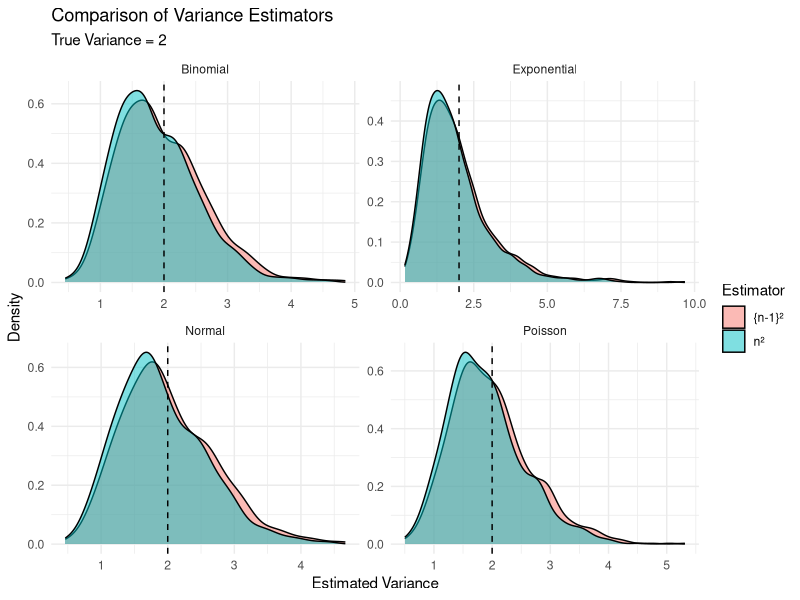
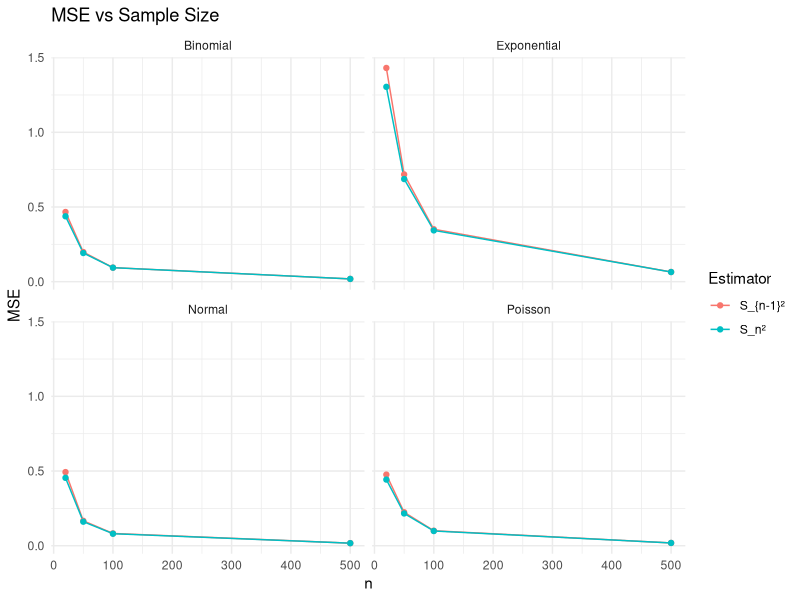

Here is the R script that generated these plots, in order:
## ---- chunk 1
#| echo: false

default_chunk_hook  <- knitr::knit_hooks$get("chunk")

latex_font_size <- c("Huge", "huge", "LARGE", "Large", 
                     "large", "normalsize", "small", 
                     "footnotesize", "scriptsize", "tiny")

knitr::knit_hooks$set(chunk = function(x, options) {
  x <- default_chunk_hook(x, options)
  if(options$size %in% latex_font_size) {
    paste0("\n \\", options$size, "\n\n", 
      x, 
      "\n\n \\normalsize"
    )
  } else {
    x
  }
})
## ---- chunk 2
#| label: load-packages
#| include: false
library(tidyverse)
library(patchwork)
## ---- chunk 3
#| echo: false
set.seed(7272)
n = 20
sim = 1000
sample_v1 = numeric(sim)
sample_v = numeric(sim)
true = 2

# Poisson lambda = 2
lambda = 2
for (i in 1:sim){
    distP = rpois(n, lambda)
    sample_v1[i] = var(distP)
    sample_v[i] = mean((distP - mean(distP))^2)
}
bias1 = round(mean(sample_v1) - true, 4)
variance1  = round(var(sample_v1), 4)
precision1 = round(1 / variance1, 4)
mse1 = round(bias1^2 + variance1, 4)

bias = round(mean(sample_v) - true, 4)
variance  = round(var(sample_v), 4)
precision = round(1 / variance, 4)
mse = round(bias^2 + variance, 4)

dfP = tibble(
Distribution = "Poisson",
    BiasN_1 = bias1,
    VarianceN_1 = variance1,
    PrecisionN_1 = precision1,
    MSEN_1 = mse1,
    Bias = bias,
    Variance = variance,
    Precision = precision,
    MSE = mse
)
valuesP = sample_v
valuesP1 = sample_v1


# Binomial n = 50, p = (5 - root21)/10
B_n = 50
p = (5 - 21^(1/2))/10
for (i in 1:sim){
    distB = rbinom(n, B_n, p)
    sample_v1[i] = var(distB)
    sample_v[i] = mean((distB - mean(distB))^2)
}
bias1 = round(mean(sample_v1) - true, 4)
variance1  = round(var(sample_v1), 4)
precision1 = round(1 / variance1, 4)
mse1 = round(bias1^2 + variance1, 4)

bias = round(mean(sample_v) - true, 4)
variance  = round(var(sample_v), 4)
precision = round(1 / variance, 4)
mse = round(bias^2 + variance, 4)

dfB = tibble(
Distribution = "Binomial",
    BiasN_1 = bias1,
    VarianceN_1 = variance1,
    PrecisionN_1 = precision1,
    MSEN_1 = mse1,
    Bias = bias,
    Variance = variance,
    Precision = precision,
    MSE = mse
)
valuesB = sample_v
valuesB1 = sample_v1


# Normal mu = 0, sigma = root2
mu = 0
sigma = 2^(1/2)
for (i in 1:sim){
    distN = rnorm(n, mu, sigma)
    sample_v1[i] = var(distN)
    sample_v[i] = mean((distN - mean(distN))^2)
}
bias1 = round(mean(sample_v1) - true, 4)
variance1  = round(var(sample_v1), 4)
precision1 = round(1 / variance1, 4)
mse1 = round(bias1^2 + variance1, 4)

bias = round(mean(sample_v) - true, 4)
variance  = round(var(sample_v), 4)
precision = round(1 / variance, 4)
mse = round(bias^2 + variance, 4)

dfN = tibble(
Distribution = "Normal",
    BiasN_1 = bias1,
    VarianceN_1 = variance1,
    PrecisionN_1 = precision1,
    MSEN_1 = mse1,
    Bias = bias,
    Variance = variance,
    Precision = precision,
    MSE = mse
)
valuesN = sample_v
valuesN1 = sample_v1


# Exponential lambda = 1/root2
lambda = 1/(2^(1/2))
for (i in 1:sim){
    distE = rexp(n, lambda)
    sample_v1[i] = var(distE)
    sample_v[i] = mean((distE - mean(distE))^2)
}

bias1 = round(mean(sample_v1) - true, 4)
variance1  = round(var(sample_v1), 4)
precision1 = round(1 / variance1, 4)
mse1 = round(bias1^2 + variance1, 4)

bias = round(mean(sample_v) - true, 4)
variance  = round(var(sample_v), 4)
precision = round(1 / variance, 4)
mse = round(bias^2 + variance, 4)

dfE = tibble(
Distribution = "Exponential",
    BiasN_1 = bias1,
    VarianceN_1 = variance1,
    PrecisionN_1 = precision1,
    MSEN_1 = mse1,
    Bias = bias,
    Variance = variance,
    Precision = precision,
    MSE = mse
)
valuesE = sample_v
valuesE1 = sample_v1
## ---- chunk 4
#| echo: false
# Plotting
table = bind_rows(dfP, dfB, dfN, dfE) |>
          pivot_longer(
                cols = -Distribution,
                names_to = c("Metric", "EstimatorFlag"),
                names_sep = "N",  # splits Bias1 vs Bias etc.
                values_to = "Value") |>
          mutate(
                Estimator = ifelse(!is.na(EstimatorFlag), "{n-1}²", "n²")) |>
          select(-EstimatorFlag)
table |>
        pivot_wider(names_from = Metric, values_from = Value) |>
        knitr::kable(caption = "Simulation Summary of Variance Estimators")

plot = tibble(
          Estimate = c(valuesP1, valuesP, valuesB1, valuesB, valuesN1, valuesN, valuesE1, valuesE),
          Estimator = rep(c("{n-1}²", "n²"), times = 4, each = 1000),
          Distribution = rep(c("Poisson", "Binomial", "Normal", "Exponential"), each = 1000 * 2)
)
ggplot(plot, aes(x = Estimate, fill = Estimator)) +
        geom_density(alpha = 0.5) +
        geom_vline(xintercept = 2, linetype = "dashed", color = "black") +
        facet_wrap(~Distribution, scales = "free") +
        labs(
            title = "Comparison of Variance Estimators",
            subtitle = "True Variance = 2",
            x = "Estimated Variance",
            y = "Density",
            fill = "Estimator") +
        theme_minimal()
## ---- chunk 5
#| echo: false
set.seed(7272)

sample_sizes = c(20, 50, 100, 500)
sim = 1000
true = 2

results = list()

for (n in sample_sizes) {
  
  # helper function
  compute_stats = function(x) {
    v_n1 = var(x)
    v_n = mean((x - mean(x))^2)
    return(c(v_n1, v_n))
  }
  
  run_sim = function(generator) {
    out = replicate(sim, {
      x = generator(n)
      compute_stats(x)
    })
    t(out)
  }
  
  # Distributions
  pois = run_sim(function(n) rpois(n, 2))
  bino = run_sim(function(n) rbinom(n, 50, (5 - sqrt(21))/10))
  norm = run_sim(function(n) rnorm(n, 0, sqrt(2)))
  expo = run_sim(function(n) rexp(n, 1/sqrt(2)))
  
  dists = list(Poisson = pois, Binomial = bino, Normal = norm, Exponential = expo)
  
  for (name in names(dists)) {
    vals = dists[[name]]
    
    v_n1 = vals[,1]
    v_n = vals[,2]
    
    df = tibble(
      n = n,
      Distribution = name,
      Estimator = c("S_{n-1}²", "S_n²"),
      Bias = c(mean(v_n1) - true, mean(v_n) - true),
      Variance = c(var(v_n1), var(v_n))
    ) |>
      mutate(
        Precision = 1 / Variance,
        MSE = Bias^2 + Variance
      )
    
    results[[length(results) + 1]] = df
  }
}

table = bind_rows(results)
## ---- chunk 6
#| echo: false
ggplot(table, aes(x = n, y = MSE, color = Estimator)) +
      geom_line() +
        geom_point() +
      facet_wrap(~Distribution) +
      labs(title = "MSE vs Sample Size") +
      theme_minimal()

table |>
  arrange(Distribution, n, Estimator) |>
  knitr::kable(digits = 4, caption = "Simulation Results Across Sample Sizes")
